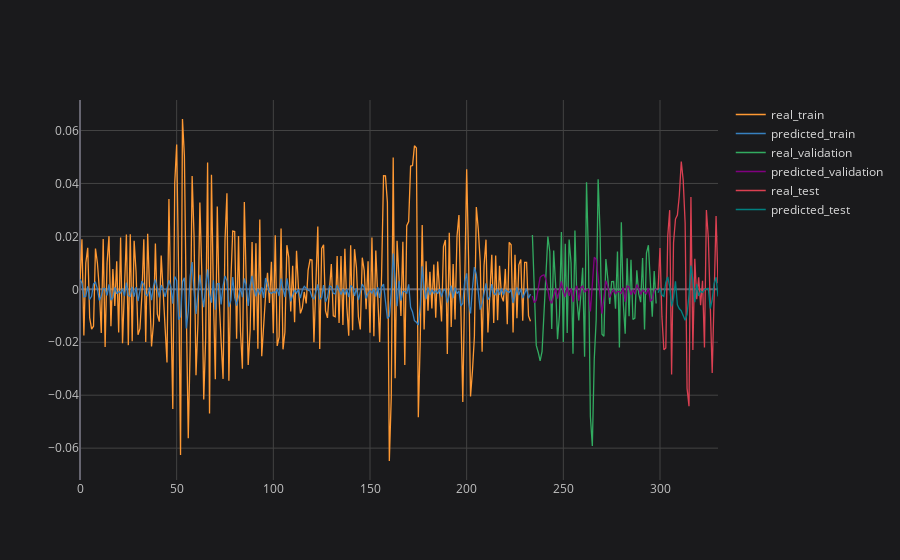

The notebook cell this image was saved under:
### Code cell
# plotting partial result
plot_ticker = 'PETR4'
plot_feature = 'Adj Close'
plot_imf = 'IMF1'

concatenated_results[plot_ticker][plot_feature][plot_imf].iplot(title=f'{plot_ticker} {plot_feature} {plot_imf}', asFigure=True, layout=space)

### Figure 1 — Plotly figure (JSON) as saved in the notebook; plotly's stock layout.template omitted (floating-point values rounded to 4 significant figures; data arrays with more than 128 entries replaced by an {"elided": "..."} marker saying what was removed)
{"data": [{"line": {"color": "rgba(255, 153, 51, 1.0)", "dash": "solid", "shape": "linear", "width": 1.3}, "mode": "lines", "name": "real_train", "text": "", "type": "scatter", "x": {"elided": "331 float values"}, "y": {"elided": "331 mixed values"}}, {"line": {"color": "rgba(55, 128, 191, 1.0)", "dash": "solid", "shape": "linear", "width": 1.3}, "mode": "lines", "name": "predicted_train", "text": "", "type": "scatter", "x": {"elided": "331 float values"}, "y": {"elided": "331 mixed values"}}, {"line": {"color": "rgba(50, 171, 96, 1.0)", "dash": "solid", "shape": "linear", "width": 1.3}, "mode": "lines", "name": "real_validation", "text": "", "type": "scatter", "x": {"elided": "331 float values"}, "y": {"elided": "331 mixed values"}}, {"line": {"color": "rgba(128, 0, 128, 1.0)", "dash": "solid", "shape": "linear", "width": 1.3}, "mode": "lines", "name": "predicted_validation", "text": "", "type": "scatter", "x": {"elided": "331 float values"}, "y": {"elided": "331 mixed values"}}, {"line": {"color": "rgba(219, 64, 82, 1.0)", "dash": "solid", "shape": "linear", "width": 1.3}, "mode": "lines", "name": "real_test", "text": "", "type": "scatter", "x": {"elided": "331 float values"}, "y": {"elided": "331 mixed values"}}, {"line": {"color": "rgba(0, 128, 128, 1.0)", "dash": "solid", "shape": "linear", "width": 1.3}, "mode": "lines", "name": "predicted_test", "text": "", "type": "scatter", "x": {"elided": "331 float values"}, "y": {"elided": "331 mixed values"}}], "layout": {"legend": {"bgcolor": "#1A1A1C", "font": {"color": "#D9D9D9", "size": 12}}, "paper_bgcolor": "#1A1A1C", "plot_bgcolor": "#1A1A1C", "title": {"font": {"color": "#D9D9D9"}, "x": 0.5}, "xaxis": {"gridcolor": "#434343", "showgrid": true, "tickfont": {"color": "#C2C2C2", "size": 12}, "title": {"font": {"color": "#D9D9D9"}}, "zerolinecolor": "#666570"}, "yaxis": {"gridcolor": "#434343", "showgrid": true, "tickfont": {"color": "#C2C2C2", "size": 12}, "title": {"font": {"color": "#D9D9D9"}}, "zerolinecolor": "#666570"}}}
